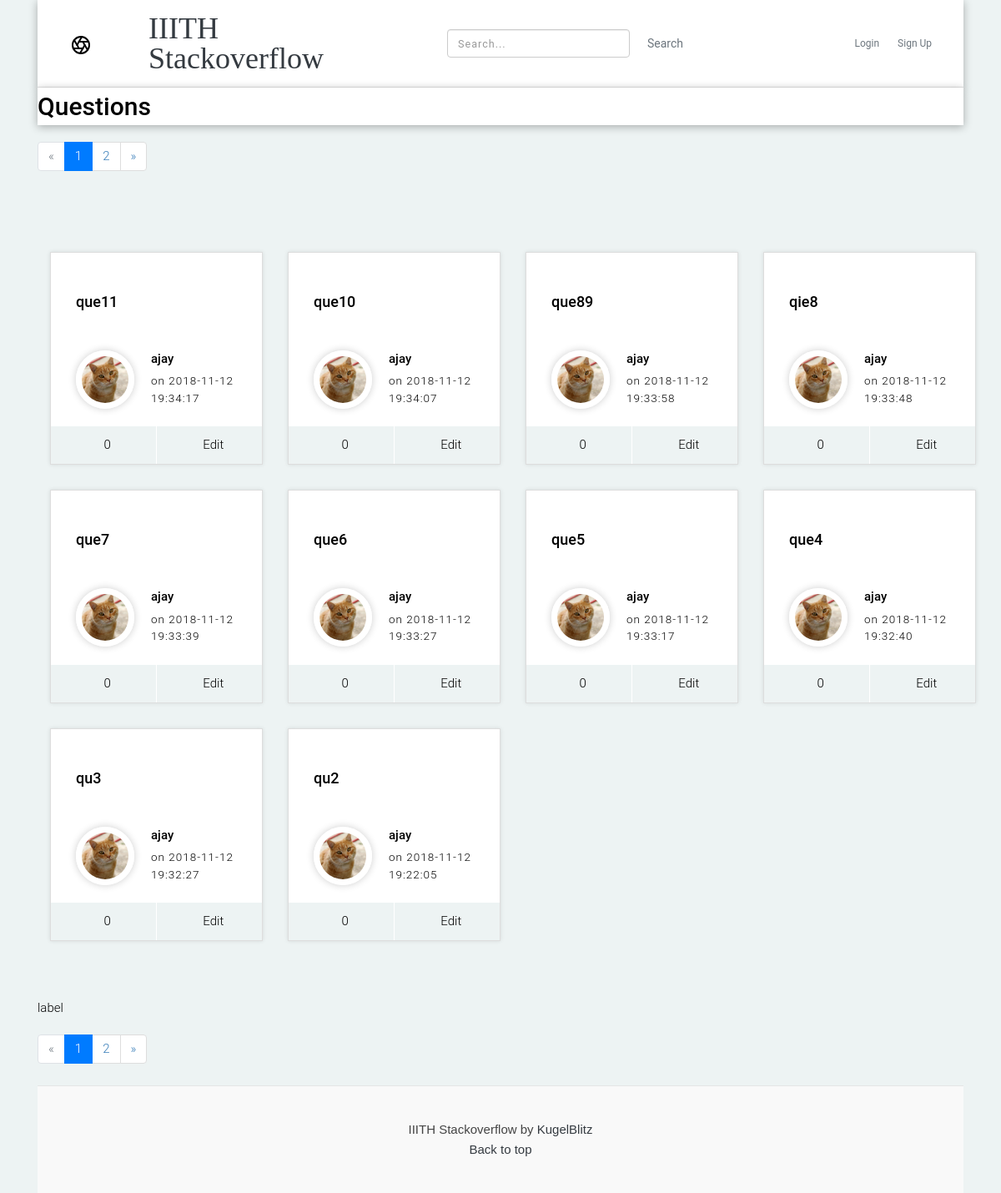
Before: / with the older database file.
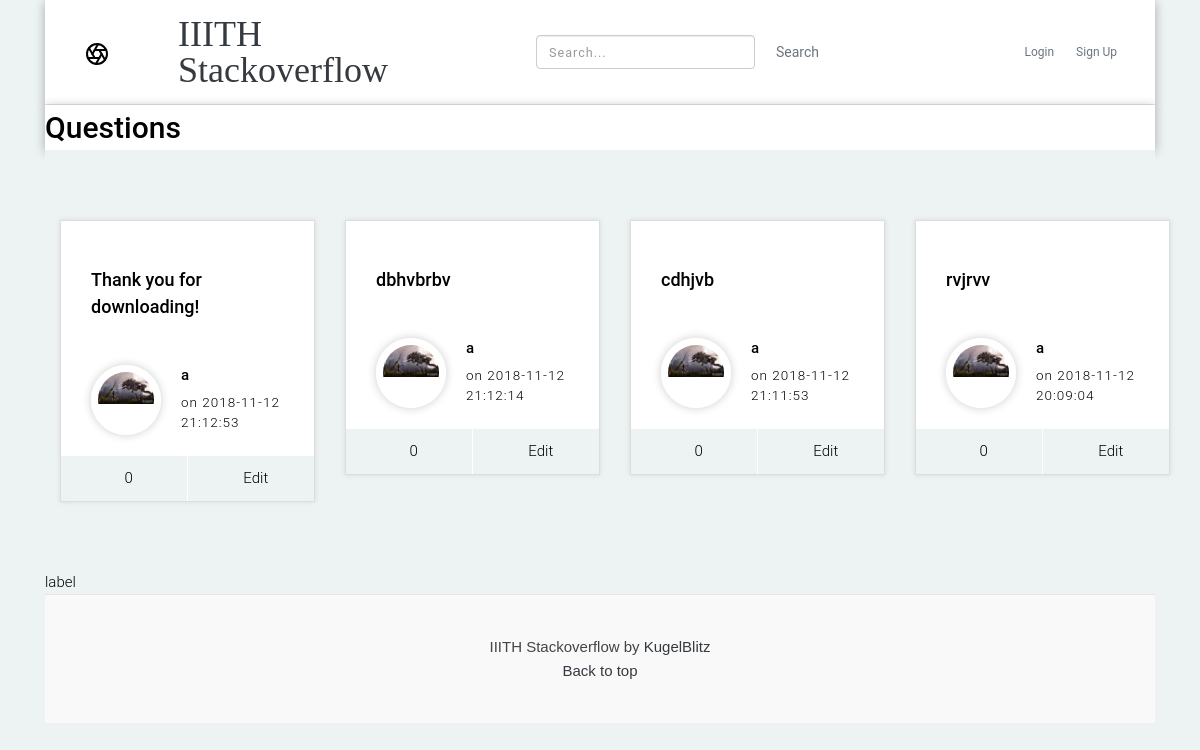
After: the same page with the newer database file.
### tables this page shows
CREATE TABLE post (
  qid INTEGER PRIMARY KEY AUTOINCREMENT,
  author_id INTEGER NOT NULL,
  created TIMESTAMP NOT NULL DEFAULT CURRENT_TIMESTAMP,
  upvotes INTEGER NULL DEFAULT 0,
  title TEXT NOT NULL,
  body TEXT NOT NULL,
  bestAnswer INTEGER NULL DEFAULT -1,
  FOREIGN KEY (author_id) REFERENCES user (id)
);

CREATE TABLE user (
  id INTEGER PRIMARY KEY AUTOINCREMENT,
  username TEXT UNIQUE NOT NULL,
  email TEXT UNIQUE NOT NULL,
  password TEXT NOT NULL,
  description VARCHAR(100) NULL,
  reputation INTEGER DEFAULT 0,
  profile_picture VARCHAR(256) DEFAULT NULL
);

### flaskr/question.py (the view)
@bp.route('/')
def index():
    page, per_page, offset = get_page_args(page_parameter='page',
                                           per_page_parameter='per_page')
    db=get_db()
    posts = db.execute(
        'SELECT *'
        ' FROM post p JOIN user u ON p.author_id = u.id'
        ' ORDER BY created DESC'
    ).fetchall()
    total=len(posts)
    pagination_posts = get_posts(offset=offset, per_page=per_page,posts=posts)
    pagination = Pagination(page=page, per_page=per_page, total=total,
                            css_framework='bootstrap4')
    return render_template('question/index.html',posts=pagination_posts,
                                                 page=page,
                                                 per_page=per_page,
                                                 pagination=pagination,)

### flaskr/auth.py (called while the page is built)
@bp.before_app_request
def load_logged_in_user():
    user_id = session.get('user_id')
    if user_id is None:
        g.user = None
    else:
        g.user = get_db().execute(
            'SELECT * FROM user WHERE id = ?', (user_id,)
        ).fetchone()

### flaskr/db.py (called while the page is built)
def get_db():
    if 'db' not in g:
        g.db = sqlite3.connect(
            current_app.config['DATABASE'],
            detect_types=sqlite3.PARSE_DECLTYPES
        )
        g.db.row_factory = sqlite3.Row
    return g.db

### flaskr/question.py (called while the page is built)
def get_posts(offset=0, per_page=12,posts=[]):
    return posts[offset: offset + per_page]

### flaskr/templates/question/index.html (shortened to what this page needs)
{% extends 'base.html' %}
{% block header %}
      <h3 style="font-family: PlayFair+Display"><b>{% block title %}Questions{% endblock %}</b></h3>
{% endblock %}
{% block content %}
{{ pagination.links }}
     <section class="blog-area section">
          <div class="container">
            <div class="row">
                {% for post in posts %}
              <div class="col-lg-3 col-md-90">
                <div class="card h-80">
                  <div class="single-post post-style-2 post-style-3">
                    <div class="blog-info">
                      <h4 class="title"><a href="{{ url_for('question.que', id=post['id']) }}"><b>{{post['title'] }}</b></a></h4>
                      <div class="avatar-area">
                        <a class="avatar" href="{{ url_for('auth.profile',id=post['author_id']) }}"><img src="{{ url_for('static', filename=post['profile_picture'])}}" alt="Profile Image"></a>
                        <div class="right-area">
                          <label><b>{{ post['username'] }}</b></label>
                          <h6 class="date">on {{ post['created'] }}</h6>
                        </div>
                      </div>
                      <ul class="post-footer">
                        <li><a>{{post['upvotes']}}</a></li>
                        {% if g.user['id'] == post['author_id'] %}
                          <li><a href="{{ url_for('question.update', id=post['qid']) }}"><i class="ion-android-create"></i>Edit</a></li>
                        {%else%}
                          <li><a>Edit</a></li>
                        {% endif %}
                      </ul>
                    </div>
                  </div>
                </div>
              </div>
              {% endfor %}
            </div>
          </div>
        </section>
        label
  {{ pagination.links }}
{% endblock %}

### flaskr/templates/base.html (shortened to what this page needs)
<!doctype html>
    <link rel="stylesheet" href="https://use.fontawesome.com/releases/v5.5.0/css/all.css">
    <link rel="stylesheet" href="https://maxcdn.bootstrapcdn.com/bootstrap/4.0.0/css/bootstrap.min.css"
>
    <link type="text/css" rel="stylesheet" href="{{ url_for('static', filename='css/style.css') }}">
<link rel="stylesheet" href="{{ url_for('static', filename='css/style.css') }}">
<link rel="stylesheet" href="https://cdnjs.cloudflare.com/ajax/libs/twitter-bootstrap/3.3.7/css/bootstrap.min.css">
<link rel="stylesheet" href="https://cdnjs.cloudflare.com/ajax/libs/bootstrap-tagsinput/0.8.0/bootstrap-tagsinput.css">
<link rel="stylesheet" href="{{ url_for('static', filename='css/bootstrap-tagsinput.css') }}">
<link href="{{ url_for('static', filename='css/styles.css') }}" rel="stylesheet">
<link href="{{ url_for('static', filename='css/responsive.css') }}" rel="stylesheet">
<link media="all" rel="stylesheet" href="https://code.ionicframework.com/ionicons/2.0.1/css/ionicons.min.css" />
<body>
    <div class="container">
        <header class="blog-header py-3">
            <div class="row flex-nowrap justify-content-between align-items-center">
                <div class="col-sm-1 pt-1">
                </div>
                <div class="col-sm-3 text-left">
                    <a class="blog-header-logo text-dark" href="{{ url_for('question.index')}}">IIITH Stackoverflow</a>
                </div>
                <div class="col-4 d-flex justify-content-end align-items-right">
                    <form class="form-inline my-0 my-sm-0" method="post" action="/search">
                         <input class="form-control mr-sm-2" type="search" placeholder="Search..." aria-label="Search" name="pattern">
                        <button class="btn btn-outline-secondary" type="submit">Search</button>
                    </form>
                </div>
                {% if g.user %}
                <div class="col-sm-1 d-flex justify-content-end align-items-right">
                    <form action="/create">
                      <button type="submit" class="btn btn-sm btn-outline-secondary">Add Question</button>
                      </form>
                </div>
                <div class="col-sm-3 d-flex justify-content-end align-items-left">
                    <div class="avatar-area">
                        <a class="avatar" href="{{ url_for('auth.profile',id=g.user['id']) }}"><img style="height:30px; width:30px;" src="{{ url_for('static', filename=g.user['profile_picture'])}}"></a>
                    </div>
                    <form action="/auth/logout">
                       <button type="submit" class="btn btn-sm btn-outline-secondary">Log Out</button>
                    </form>
                </div>
                {% else %}
                <div class="col-sm-3 d-flex justify-content-end align-items-left">
                    <div class="btn-group mr-2 align-items-left">
                        <button type="button" class="btn btn-sm btn-outline-secondary" data-toggle="modal" data-target="#exampleModalCenter">
                            Login
                        </button>
                        <button type="button" class="btn btn-sm btn-outline-secondary" data-toggle="modal" data-target="#exampleModalCenter2">
                            Sign Up
                        </button>
                    </div>
                </div>
                {% endif %}
            </div>
        </header>
    </div>
    <div class="container">
    <section class="content">
        <header>
          {% block header %}{% endblock %}
        </header>
        {% block content %}{% endblock %}
        {% block footer %}<div class="blog-footer">
                <p>IIITH Stackoverflow by <a href="{{url_for('question.about')}}" class="text-dark">KugelBlitz</a></p>
                <p>
                  <a href="#" class="text-dark">Back to top</a>
                </p>
              </div>{% endblock %}
      </section>
    </div>
</body>
</html>

### flaskr/static/css/style.css (style rules this page uses)
.blog-header { line-height: 1; border-bottom: 1px solid #e5e5e5; }
.blog-header-logo { font-family: "Playfair Display", serif; font-size: 2.25rem; }
h1, h2, h3, h4, h5, h6 { font-family: "Playfair Display", Georgia, "Times New Roman", serif; }
.blog-footer { padding: 2.5rem 0; color: #999; text-align: center; background-color: #f9f9f9; border-top: .05rem solid #e5e5e5; }
.blog-footer p:last-child { margin-bottom: 0; }

### flaskr/static/css/styles.css (style rules this page uses)
body { font-size: 15px; font-family: 'Roboto', sans-serif; width: 100%; height: 100%; margin: 0; font-weight: 300; -webkit-font-smoothing: antialiased; -moz-osx-font-smoothing: grayscale; word-wrap: break-word; background: #EDF3F3; color: #000; }
h1, h2, h3, h4, h5, h6, p, a, ul, span, li, img { margin: 0; padding: 0; font-weight: 300; }
h1,h2,h3,h4,h5,h6 { line-height: 1.5; }
p { line-height: 1.6; font-family: 'Maven Pro', sans-serif; font-weight: 400; color: #444; }
h3 { font-size: 2em; }
h4 { font-size: 1.2em; }
h6 { font-size: .9em; letter-spacing: 1px; }
a, button { display: inline-block; text-decoration: none; color: inherit; transition: all .3s; }
b { font-weight: 500; }
img { width: 100%; }
li { list-style: none; display: inline-block; }
header { font-weight: 400; }
.section { padding: 70px 0 40px; }
.card { background: transparent; border: 0; }
header { overflow: hidden; background: #fff; box-shadow: 0px 2px 10px rgba(0,0,0, .3); }
.blog-area .row div[class^="col"] { margin-bottom: 30px; }
.blog-area { text-align: center; background: #EDF3F3; }
.blog-area .single-post { height: 100%; position: relative; padding-bottom: 45px; overflow: hidden; box-shadow: 0px 0px 5px rgba(0,0,0,.1); border: 1px solid #ddd; background: #fff; }
.blog-area .single-post .title { padding: 20px 30px 30px; }
.single-post .avatar { margin: 0 auto; margin-top: -40px; width: 70px; height: 70px; overflow: hidden; z-index: 10; border-radius: 100px; position: relative; border: 7px solid #fff; box-shadow: 0px 0px 10px rgba(0,0,0,.2); }
.single-post .post-footer { position: absolute; bottom: 0; left: 0; right: 0; text-align: center; }
.single-post .post-footer > li { width: 50%; display: inline-block; border-right: 1px solid #fff; background: #EDF3F3; }
.single-post .post-footer > li:first-child { float: left; }
.single-post .post-footer > li:last-child { border: 0px; float: right; }
.single-post .post-footer > li > a { line-height: 45px; width: 100%; }
.blog-area .post-style-2 { padding-bottom: 0; text-align: left; }
.blog-area .post-style-2 .title { padding: 15px 0px 20px; }
.post-style-2 .avatar-area { padding: 25px 0 15px; position: relative; }
.post-style-2 .avatar { margin: 0px; }
.post-style-2 .avatar-area .right-area { margin-left: 90px; position: absolute; top: 50%; transform: translateY(-50%); }
.post-style-2 .blog-info { width: 50%; float: left; height: 100%; position: relative; padding: 30px; padding-bottom: 45px; }
.post-style-2.post-style-3 .blog-info { width: 100%; float: none; }

Changed rows visible on the page:
removed post: title "que11", profile_picture (picture), username "ajay", created "2018-11-12 19:34:17", upvotes "0", shows "Edit"
removed post: title "que10", profile_picture (picture), username "ajay", created "2018-11-12 19:34:07", upvotes "0", shows "Edit"
removed post: title "que89", profile_picture (picture), username "ajay", created "2018-11-12 19:33:58", upvotes "0", shows "Edit"
removed post: title "qie8", profile_picture (picture), username "ajay", created "2018-11-12 19:33:48", upvotes "0", shows "Edit"
removed post: title "que7", profile_picture (picture), username "ajay", created "2018-11-12 19:33:39", upvotes "0", shows "Edit"
removed post: title "que6", profile_picture (picture), username "ajay", created "2018-11-12 19:33:27", upvotes "0", shows "Edit"
removed post: title "que5", profile_picture (picture), username "ajay", created "2018-11-12 19:33:17", upvotes "0", shows "Edit"
removed post: title "que4", profile_picture (picture), username "ajay", created "2018-11-12 19:32:40", upvotes "0", shows "Edit"
removed post: title "qu3", profile_picture (picture), username "ajay", created "2018-11-12 19:32:27", upvotes "0", shows "Edit"
removed post: title "qu2", profile_picture (picture), username "ajay", created "2018-11-12 19:22:05", upvotes "0", shows "Edit"
added post: title "Thank you for downloading!", profile_picture (picture), username "a", created "2018-11-12 21:12:53", upvotes "0", shows "Edit"
added post: title "dbhvbrbv", profile_picture (picture), username "a", created "2018-11-12 21:12:14", upvotes "0", shows "Edit"
added post: title "cdhjvb", profile_picture (picture), username "a", created "2018-11-12 21:11:53", upvotes "0", shows "Edit"
now on this page (row edited): post: title "rvjrvv", profile_picture (picture), username "a", created "2018-11-12 20:09:04", upvotes "0", shows "Edit"
Other visible differences:
{{ pagination.links }}: "« 1 2 »" → (not shown)
